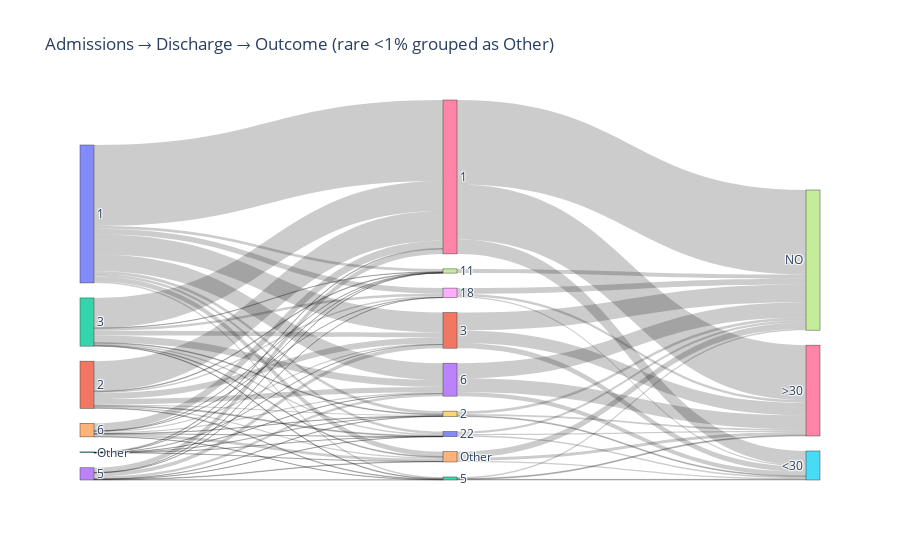

The code cell stored with this chart in its notebook:
### Markdown cell above
## Exploratory Visual Analysis for Research Questions

### Code cell


### Figure 1 — Plotly figure (JSON) as saved in the notebook; plotly's stock layout.template omitted (floating-point values rounded to 4 significant figures)
{"data": [{"link": {"source": [0, 0, 0, 0, 0, 0, 0, 0, 0, 1, 1, 1, 1, 1, 1, 1, 1, 1, 2, 2, 2, 2, 2, 2, 2, 2, 2, 3, 3, 3, 3, 3, 3, 3, 3, 3, 4, 4, 4, 4, 4, 4, 4, 4, 4, 5, 5, 5, 5, 5, 5, 5, 6, 6, 6, 7, 8, 8, 8, 9, 9, 9, 10, 10, 10, 11, 11, 11, 12, 12, 12, 13, 13, 13, 14, 14, 14], "target": [6, 7, 8, 9, 10, 11, 12, 13, 14, 6, 7, 8, 9, 10, 11, 12, 13, 14, 6, 7, 8, 9, 10, 11, 12, 13, 14, 6, 7, 8, 9, 10, 11, 12, 13, 14, 6, 7, 8, 9, 10, 11, 12, 13, 14, 6, 7, 9, 10, 11, 13, 14, 15, 16, 17, 17, 15, 16, 17, 15, 16, 17, 15, 16, 17, 15, 16, 17, 15, 16, 17, 15, 16, 17, 15, 16, 17], "value": [31695, 1102, 2142, 1189, 960, 7813, 587, 6572, 1930, 11700, 250, 562, 418, 364, 2353, 235, 2059, 539, 11731, 129, 978, 256, 614, 1891, 218, 2746, 306, 1871, 95, 1, 139, 21, 1431, 71, 955, 201, 2969, 63, 8, 122, 31, 449, 73, 520, 1056, 268, 3, 4, 3, 17, 50, 6, 5602, 21517, 33115, 1642, 459, 1027, 2205, 342, 668, 1118, 552, 519, 922, 2046, 4916, 6992, 247, 350, 587, 1638, 5362, 5902, 471, 1186, 2381]}, "node": {"label": ["1", "2", "3", "5", "6", "Other", "1", "11", "18", "2", "22", "3", "5", "6", "Other", "<30", ">30", "NO"], "pad": 15, "thickness": 14, "x": [0, 0, 0, 0, 0, 0, 0.5, 0.5, 0.5, 0.5, 0.5, 0.5, 0.5, 0.5, 0.5, 1, 1, 1]}, "type": "sankey"}], "layout": {"title": {"text": "Admissions → Discharge → Outcome (rare <1% grouped as Other)"}}}
